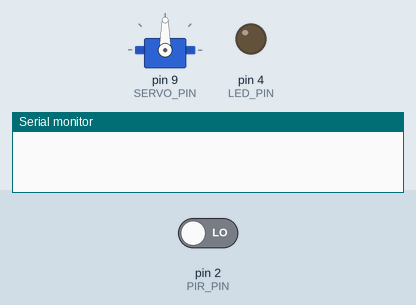
Simulated run of this sketch. Board: Arduino Uno, built with avr-gcc and run on an emulated ATmega328P. Parts: servo, output pins drawn as LEDs (lit = HIGH), the last lines printed to the serial monitor. Inputs (shaded band) come from the test bench; at power-on: pin 2 (PIR_PIN) LOW.

Above: at 1.2 s.
1.3 s: pin 2 (PIR_PIN) driven HIGH
At 1.45 s:
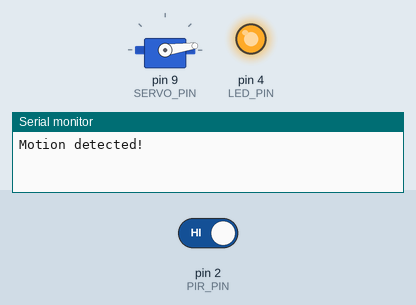
At 3.9 s:
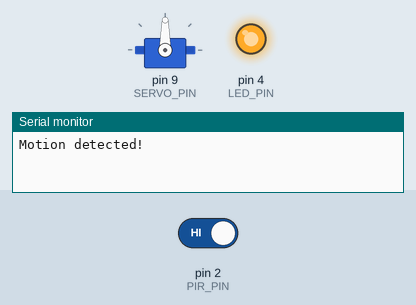
Timing chart, 0 to 10.3 s (numbered marks = the images above; inputs shaded):
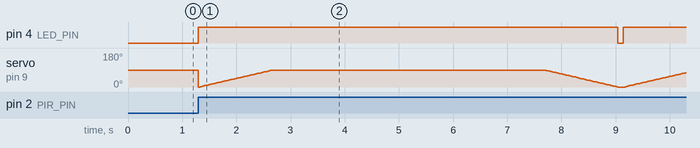

The sketch:

Pir__servo_and_led_and_servo.ino
```cpp
#include<Servo.h>

#define PIR_PIN 2       // PIR sensor input pin
#define LED_PIN 4       // LED control pin
#define SERVO_PIN 9     // Servo motor control pin

int servoAngle = 0;    // Initial angle for the servo motor
Servo myServo;         // Servo object

void setup() {
  pinMode(PIR_PIN, INPUT);
  pinMode(LED_PIN, OUTPUT); // Set LED pin as OUTPUT
  myServo.attach(SERVO_PIN);
  Serial.begin(9600);
}

void loop() {
  int pirValue = digitalRead(PIR_PIN);

  if (pirValue == HIGH) {
    Serial.println("Motion detected!");

    // Turn on the LED
    digitalWrite(LED_PIN, HIGH);

    // Open the door using the servo motor
    openDoor();

    // Wait for some time (adjust as needed)
    delay(5000);

    // Close the door using the servo motor
    closeDoor();

    // Turn off the LED
    digitalWrite(LED_PIN, LOW);

    Serial.println("Motion stopped.");
  }

  delay(100); // Adjust delay as needed
}

void openDoor() {
  // Move the servo motor to open the door
  for (int angle = 0; angle <= 90; angle += 1) {
    myServo.write(angle);
    delay(15);
  }
}

void closeDoor() {
  // Move the servo motor to close the door
  for (int angle = 90; angle >= 0; angle -= 1) {
    myServo.write(angle);
    delay(15);
  }
}
```

Measured:
- after the input at 1.3 s, pin 4 (LED_PIN): LOW → HIGH at once, → LOW 7.7 s later, → HIGH 0.10 s later
